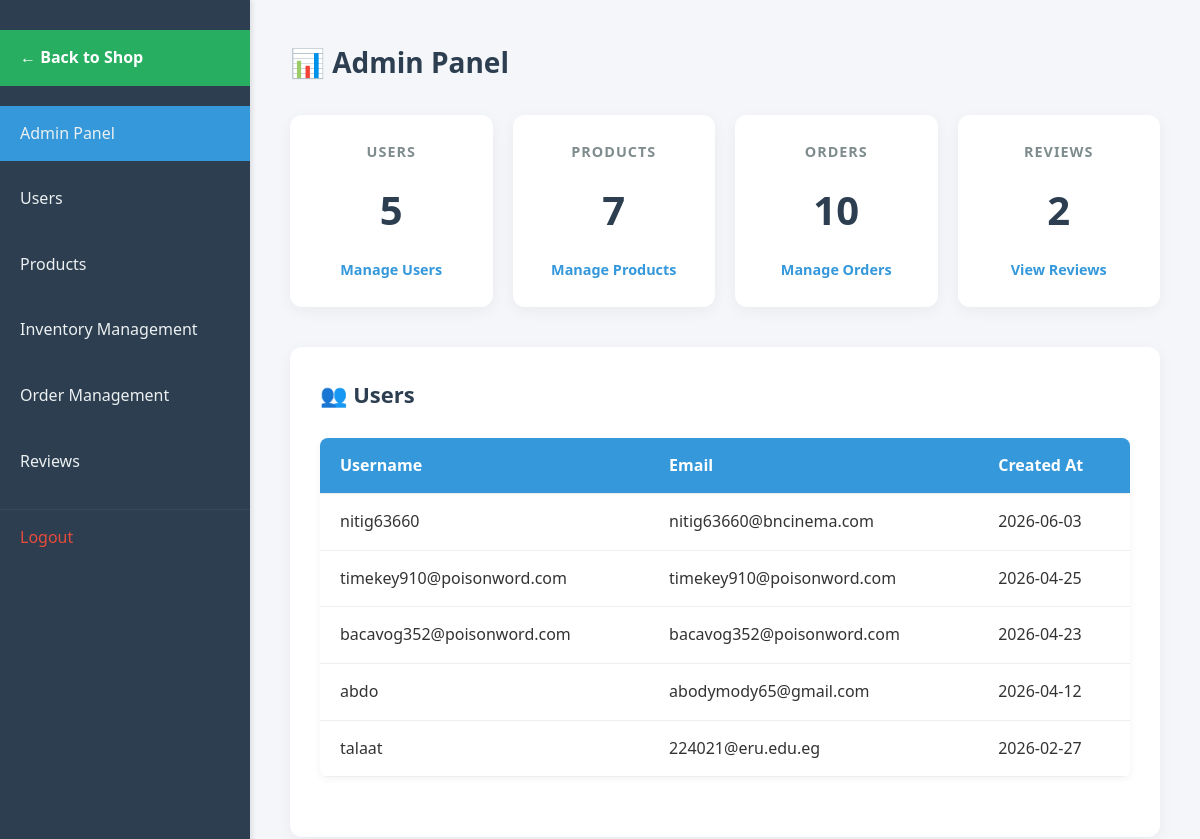
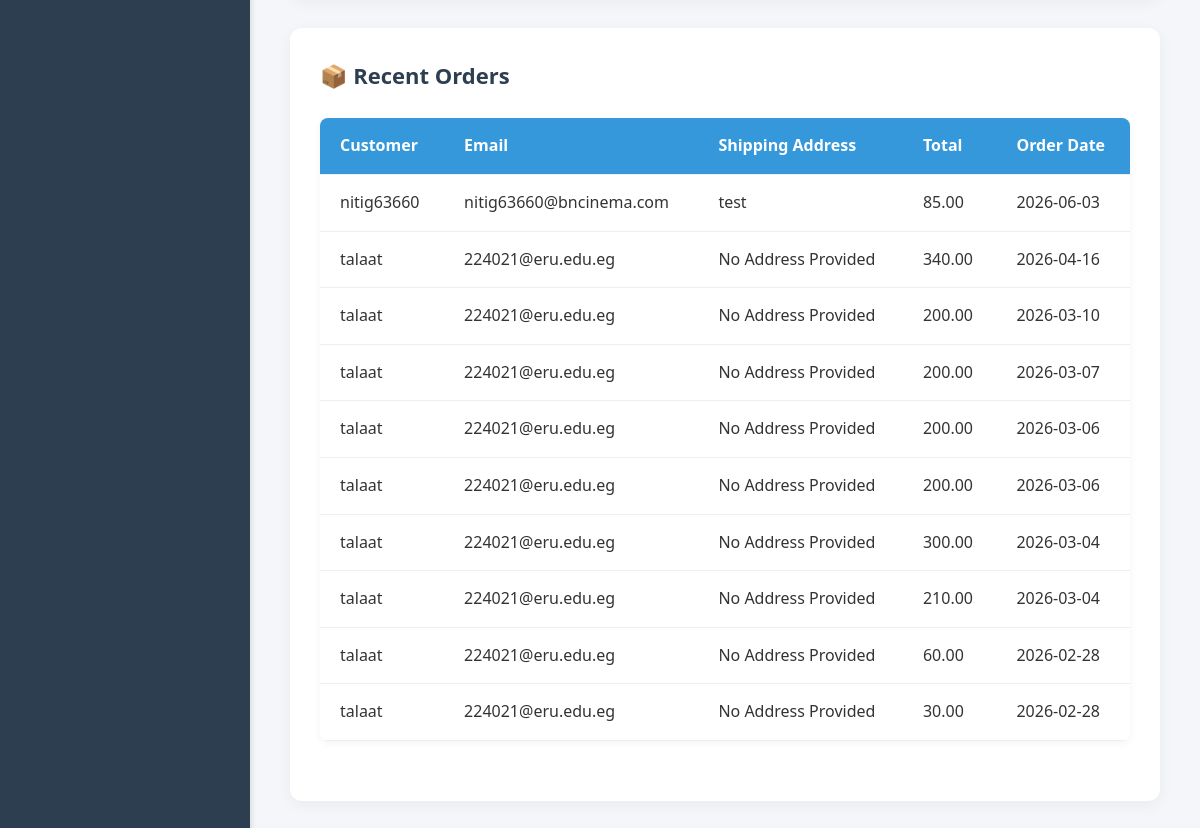
Before: /admin/AdminPanel.php (signed in) with the older database file (2 pictures, top to bottom).
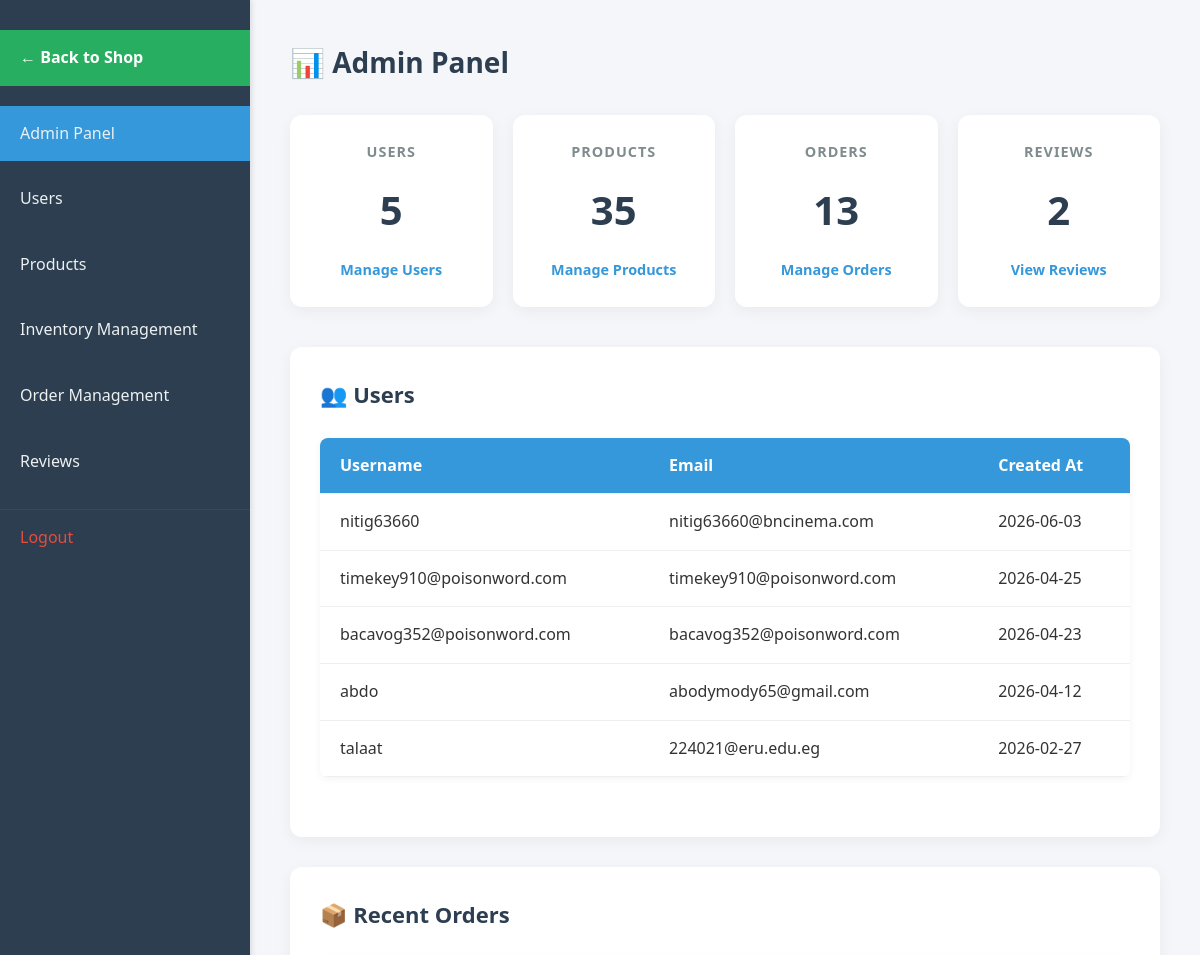
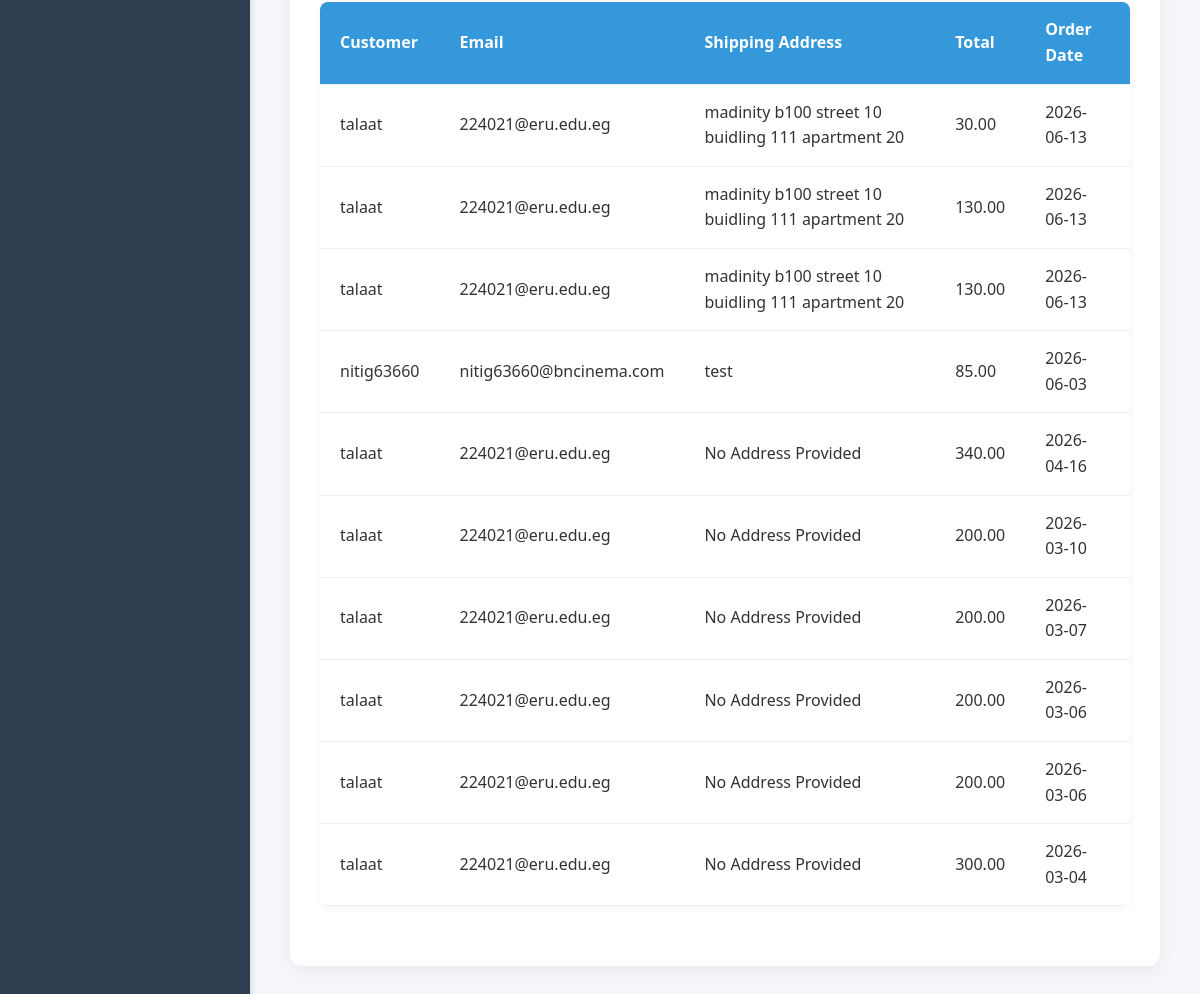
After: the same page with the newer database file (2 pictures, top to bottom).
### tables this page shows
CREATE TABLE `users` (
  `id` int(11) NOT NULL,
  `username` varchar(50) NOT NULL,
  `email` varchar(100) NOT NULL,
  `password` varchar(255) NOT NULL,
  `role` enum('customer','admin') NOT NULL DEFAULT 'customer',
  `twofa_method` enum('none','totp','email') NOT NULL DEFAULT 'none',
  `created_at` datetime NOT NULL DEFAULT current_timestamp(),
  `is_verified` tinyint(1) DEFAULT 0,
  `phone` varchar(30) DEFAULT NULL
);

CREATE TABLE `orders` (
  `id` int(11) NOT NULL,
  `user_id` int(11) NOT NULL,
  `total_amount` decimal(10,2) NOT NULL,
  `status` enum('pending','paid','shipped','delivered','cancelled','refunded') NOT NULL DEFAULT 'pending',
  `location_description` varchar(255) NOT NULL,
  `phone` varchar(30) NOT NULL,
  `created_at` datetime DEFAULT current_timestamp()
);

### admin/AdminPanel.php (the view, shortened to what this page needs)
<?php
require_once __DIR__ . '/../init.php';
?>
<!DOCTYPE html>
<html lang="en">
<head>
    <link rel="stylesheet" href="assets/css/dashboard.css">
</head>
<body>
    <nav>
        <ul>
            <li><a href="../shop.php"
                    style="background-color: #27ae60; color: white; margin-bottom: 20px; font-weight: bold;">← Back to
                    Shop</a></li>
            <li><a href="AdminPanel.php" class="active">Admin Panel</a></li>
            <li><a href="useradmin.php">Users</a></li>
            <li><a href="products.php">Products</a></li>
            <li><a href="Inventory.php">Inventory Management</a></li>
            <li><a href="order_management.php">Order Management</a></li>
            <li><a href="reviews_management.php">Reviews</a></li>
            <li><a href="/app/logout.php">Logout</a></li>
        </ul>
    </nav>
    <main>
        <h1>📊 Admin Panel</h1>
        <div class="dashboard-stats">
            <?php
            $stats_query = "SELECT
            (SELECT COUNT(*) FROM users) as user_count,
            (SELECT COUNT(*) FROM products) as product_count,
            (SELECT COUNT(*) FROM orders) as order_count,
            (SELECT COUNT(*) FROM reviews) as review_count";
            $stats = $conn->query($stats_query)->fetch_assoc();
            ?>
            <div class="stat-card">
                <h3>Users</h3>
                <p class="stat-value"><?php echo $stats['user_count']; ?></p>
                <a href="useradmin.php">Manage Users</a>
            </div>
            <div class="stat-card">
                <h3>Products</h3>
                <p class="stat-value"><?php echo $stats['product_count']; ?></p>
                <a href="viewproduct.php">Manage Products</a>
            </div>
            <div class="stat-card">
                <h3>Orders</h3>
                <p class="stat-value"><?php echo $stats['order_count']; ?></p>
                <a href="order_management.php">Manage Orders</a>
            </div>
            <div class="stat-card">
                <h3>Reviews</h3>
                <p class="stat-value"><?php echo $stats['review_count']; ?></p>
                <a href="reviews_management.php">View Reviews</a>
            </div>
        </div>
        <div class="section">
            <h2>👥 Users</h2>
            <?php
            $user_sql = "SELECT username, email, created_at FROM users ORDER BY created_at DESC LIMIT 10";
            $user_result = $conn->query($user_sql);
            if ($user_result && $user_result->num_rows > 0) {
                echo "<table>";
                echo "<tr><th>Username</th><th>Email</th><th>Created At</th></tr>";
                while ($user = $user_result->fetch_assoc()) {
                    echo "<tr>
                      <td>" . htmlspecialchars($user['username']) . "</td>
                      <td>" . htmlspecialchars($user['email']) . "</td>
                      <td>" . date('Y-m-d', strtotime($user['created_at'])) . "</td>
                    </tr>";
                }
                echo "</table>";
            } else {
                echo "<p>No users found.</p>";
            }
            ?>
        </div>
        <div class="section">
            <h2>📦 Recent Orders</h2>
            <?php
            $order_sql = "SELECT
                          u.username,
                          u.email,
                          o.location_description,
                          o.total_amount,
                          o.created_at
                        FROM orders o
                        JOIN users u ON o.user_id = u.id
                        ORDER BY o.created_at DESC LIMIT 10";
            $order_result = $conn->query($order_sql);
            if ($order_result && $order_result->num_rows > 0) {
                echo "<table>";
                echo "<tr><th>Customer</th><th>Email</th><th>Shipping Address</th><th>Total</th><th>Order Date</th></tr>";
                while ($order = $order_result->fetch_assoc()) {
                    echo "<tr>
                      <td>" . htmlspecialchars($order['username']) . "</td>
                      <td>" . htmlspecialchars($order['email']) . "</td>
                      <td>" . htmlspecialchars($order['location_description']) . "</td>
                      <td>" . number_format($order['total_amount'], 2) . "</td>
                      <td>" . date('Y-m-d', strtotime($order['created_at'])) . "</td>
                    </tr>";
                }
                echo "</table>";
            } else {
                echo "<p>No orders found.</p>";
            }
            ?>
        </div>
    </main>
</body>
</html>

Changed rows visible on the page:
no longer on this page (row unchanged): orders: user.username "talaat", user.email "224021@eru.edu.eg", location_description "No Address Provided", total_amount "210.00", created_at "2026-03-04"
no longer on this page (row unchanged): orders: user.username "talaat", user.email "224021@eru.edu.eg", location_description "No Address Provided", total_amount "60.00", created_at "2026-02-28"
no longer on this page (row unchanged): orders: user.username "talaat", user.email "224021@eru.edu.eg", location_description "No Address Provided", total_amount "30.00", created_at "2026-02-28"
added orders: user.username "talaat", user.email "224021@eru.edu.eg", location_description "madinity b100 street 10 buidling 111 apartment 20", total_amount "30.00", created_at "2026-06-13"
added orders: user.username "talaat", user.email "224021@eru.edu.eg", location_description "madinity b100 street 10 buidling 111 apartment 20", total_amount "130.00", created_at "2026-06-13"
added orders: user.username "talaat", user.email "224021@eru.edu.eg", location_description "madinity b100 street 10 buidling 111 apartment 20", total_amount "130.00", created_at "2026-06-13"
Other visible differences:
$stats['product_count']: "7" → "35"
$stats['order_count']: "10" → "13"
